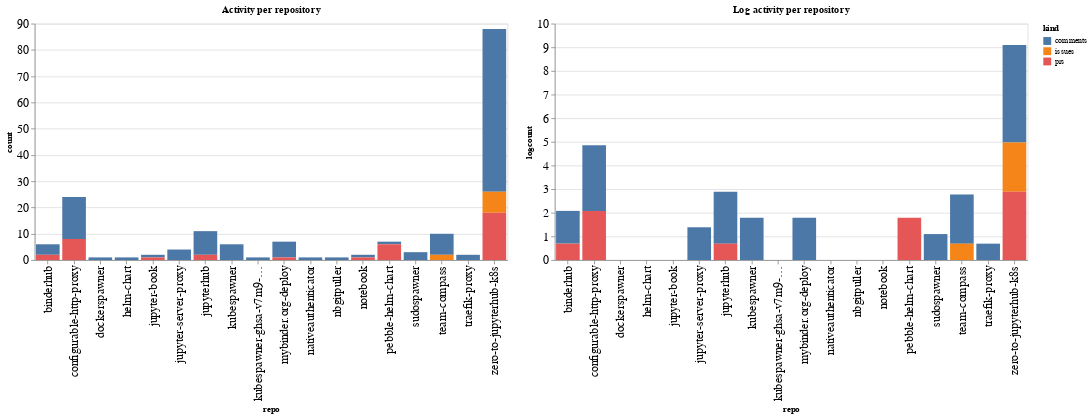

Notebook code for this chart:
### Code cell
ch1 = alt.Chart(repo_summaries, width=600, title="Activity per repository").mark_bar().encode(
    x='repo',
    y='count',
    color='kind',
    tooltip="kind"
)

ch2 = alt.Chart(repo_summaries, width=600, title="Log activity per repository").mark_bar().encode(
    x='repo',
    y='logcount',
    color='kind',
    tooltip="kind"
)

ch1 | ch2

### Figure 1 — Vega-Lite specification as saved in the notebook (floating-point values rounded to 4 significant figures)
{"config": {"axisLeft": {"labelFontSize": 15}, "axisBottom": {"labelFontSize": 15}}, "hconcat": [{"mark": "bar", "encoding": {"color": {"type": "nominal", "field": "kind"}, "tooltip": {"type": "nominal", "field": "kind"}, "x": {"type": "nominal", "field": "repo"}, "y": {"type": "quantitative", "field": "count"}}, "title": "Activity per repository", "width": 600}, {"mark": "bar", "encoding": {"color": {"type": "nominal", "field": "kind"}, "tooltip": {"type": "nominal", "field": "kind"}, "x": {"type": "nominal", "field": "repo"}, "y": {"type": "quantitative", "field": "logcount"}}, "title": "Log activity per repository", "width": 600}], "data": {"name": "data-c4500e2f229abd84fed0b2266687efc7"}, "$schema": "https://vega.github.io/schema/vega-lite/v4.8.1.json", "datasets": {"data-c4500e2f229abd84fed0b2266687efc7": [{"repo": "binderhub", "kind": "comments", "count": 4, "logcount": 1.386}, {"repo": "binderhub", "kind": "prs", "count": 2, "logcount": 0.6931}, {"repo": "configurable-http-proxy", "kind": "comments", "count": 16, "logcount": 2.773}, {"repo": "configurable-http-proxy", "kind": "prs", "count": 8, "logcount": 2.079}, {"repo": "dockerspawner", "kind": "comments", "count": 1, "logcount": 0.0}, {"repo": "helm-chart", "kind": "comments", "count": 1, "logcount": 0.0}, {"repo": "jupyter-book", "kind": "comments", "count": 1, "logcount": 0.0}, {"repo": "jupyter-book", "kind": "prs", "count": 1, "logcount": 0.0}, {"repo": "jupyter-server-proxy", "kind": "comments", "count": 4, "logcount": 1.386}, {"repo": "jupyterhub", "kind": "comments", "count": 9, "logcount": 2.197}, {"repo": "jupyterhub", "kind": "prs", "count": 2, "logcount": 0.6931}, {"repo": "kubespawner", "kind": "comments", "count": 6, "logcount": 1.792}, {"repo": "kubespawner-ghsa-v7m9-9497-p9gr", "kind": "comments", "count": 1, "logcount": 0.0}, {"repo": "mybinder.org-deploy", "kind": "comments", "count": 6, "logcount": 1.792}, {"repo": "mybinder.org-deploy", "kind": "prs", "count": 1, "logcount": 0.0}, {"repo": "nativeauthenticator", "kind": "comments", "count": 1, "logcount": 0.0}, {"repo": "nbgitpuller", "kind": "comments", "count": 1, "logcount": 0.0}, {"repo": "notebook", "kind": "comments", "count": 1, "logcount": 0.0}, {"repo": "notebook", "kind": "prs", "count": 1, "logcount": 0.0}, {"repo": "pebble-helm-chart", "kind": "comments", "count": 1, "logcount": 0.0}, {"repo": "pebble-helm-chart", "kind": "prs", "count": 6, "logcount": 1.792}, {"repo": "sudospawner", "kind": "comments", "count": 3, "logcount": 1.099}, {"repo": "team-compass", "kind": "comments", "count": 8, "logcount": 2.079}, {"repo": "team-compass", "kind": "issues", "count": 2, "logcount": 0.6931}, {"repo": "traefik-proxy", "kind": "comments", "count": 2, "logcount": 0.6931}, {"repo": "zero-to-jupyterhub-k8s", "kind": "comments", "count": 62, "logcount": 4.127}, {"repo": "zero-to-jupyterhub-k8s", "kind": "issues", "count": 8, "logcount": 2.079}, {"repo": "zero-to-jupyterhub-k8s", "kind": "prs", "count": 18, "logcount": 2.89}]}}
